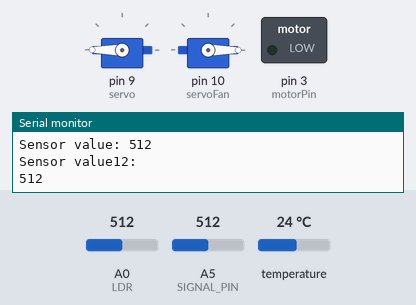
The sketch below on a simulated Arduino Uno, built with avr-gcc and run on an emulated ATmega328P. On the bench: 2 × servo, switched loads named in the sketch (green lamp = pin HIGH), the last lines printed to the serial monitor. The test bench sets the inputs (shaded band); at power-on: temperature 24 °C, A5 (SIGNAL_PIN) = 512, A0 (LDR) = 512. Pins used as bus, display or sensor lines are not drawn.

Above: at 1.5 s.
1.6 s: temperature set to 15.5 °C
3.7 s: temperature set to 14.2 °C
At 5.4 s:
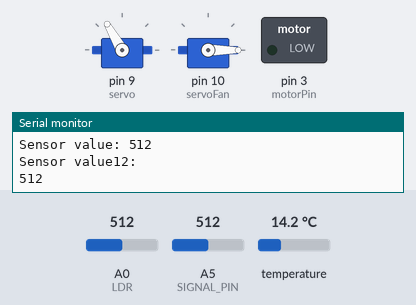
5.8 s: A5 (SIGNAL_PIN) set to 11
11.5 s: A5 (SIGNAL_PIN) set to 8
At 12.8 s:
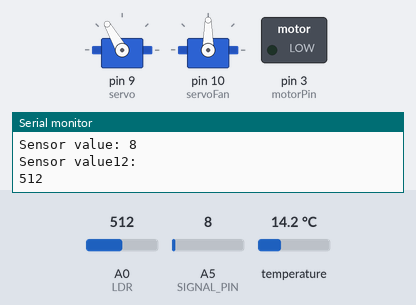
13.1 s: A0 (LDR) set to 681
14.6 s: A0 (LDR) set to 710
At 15.6 s:
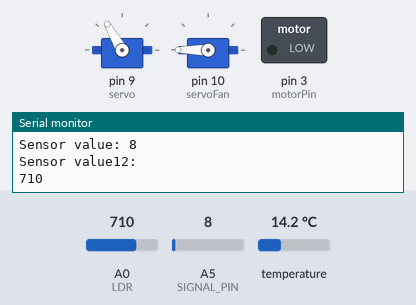
Timing chart, 0 to 17.6 s (numbered marks = the images above; inputs shaded):
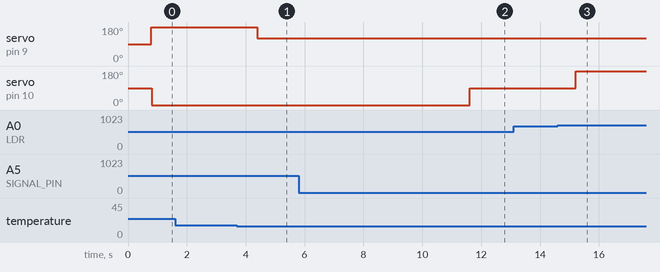

Measured:
- the behaviour switches between 15.1 and 15 °C on temperature (found by bisection; images 0 and 1)
- the behaviour switches between 10 and 9 on A5 (SIGNAL_PIN) (found by bisection; images 1 and 2)
- the behaviour switches between 699 and 700 on A0 (LDR) (found by bisection; images 2 and 3)
- after the input at 3.7 s, servo on pin 9 (servo): 180° → 120° after 0.70 s
- after the input at 11.5 s, servo on pin 10 (servoFan): 0° → 90° after 0.11 s
- after the input at 14.6 s, servo on pin 10 (servoFan): 90° → 180° after 0.62 s

The sketch:

Assignment2.ino
```cpp
#include <OneWire.h>
#include <DallasTemperature.h>
#include <Servo.h>
#include <LiquidCrystal_I2C.h>
Servo servo;
Servo servoFan;
#define ONE_WIRE_BUS 4

#define FULLSTEP 4
#define LED_PIN     2
#define POWER_PIN   7
#define SIGNAL_PIN  A5
#define THRESHOLD   300
LiquidCrystal_I2C lcd(0x27, 16, 2);
#define LDR A0 // Photoresistor at Arduino analog pin A0
#define LDRSingal 9      // Led pin at Arduino pin 9
int value = 0; // variable to store the sensor value
int motorPin = 3;
// Setup a oneWire instance to communicate with any OneWire devices
OneWire oneWire(ONE_WIRE_BUS);
// Pass our oneWire reference to Dallas Temperature sensor
DallasTemperature sensors(&oneWire);

void setup(void)
{

  // Start serial communication for debugging purposes
  Serial.begin(9600);
  // Start up the library
  pinMode(POWER_PIN, OUTPUT);   // configure D7 pin as an OUTPUT
  digitalWrite(POWER_PIN, LOW); // turn the sensor OFF
  pinMode(LDR, INPUT);// Set LDR - A0 pin as an input (optional)
  pinMode(motorPin, OUTPUT);
  servo.attach(9);
  servoFan.attach(10);
  Serial.begin(9600);

}


void loop(void){


  // Call sensors.requestTemperatures() to issue a global temperature and Requests to all devices on the bus
  sensors.requestTemperatures();
  float  curTem=sensors.getTempCByIndex(0);

  Serial.print("Celsius temperature: ");
  // Why "byIndex"? You can have more than one IC on the same bus. 0 refers to the first IC on the wire
  Serial.print(sensors.getTempCByIndex(0));
  Serial.print(" - Fahrenheit temperature: ");
  Serial.println(sensors.getTempFByIndex(0));

  if(curTem<=5){
     servo.write(0);
  }
  else if (curTem>5 && curTem<=10 ){
    servo.write(60);
  }
  else if (curTem>=10  && curTem<=15 ){
    servo.write(120);
  }else{
     servo.write(180);
  }


  //Create the water leverl sensor
  digitalWrite(POWER_PIN, HIGH);  // turn the sensor ON
  delay(10);                      // wait 10 milliseconds
  value = analogRead(SIGNAL_PIN); // read the analog value from sensor
  digitalWrite(POWER_PIN, LOW);   // turn the sensor OFF

  Serial.print("Sensor value: ");
  Serial.println(value);

  // create the sun shine detector
  int LDRvalue = analogRead(LDR);
  //You can change value "25"
  Serial.println("Sensor value12: ");
  Serial.println(LDRvalue);
  if(value >= 10){
        servoFan.write(0);

  }
  else if(LDRvalue>=700){
          servoFan.write(180);                           // waits 10ms for the servo to reach the position

  }else{
      servoFan.write(90);
  }


  delay(1000); //Small delay


}
```
